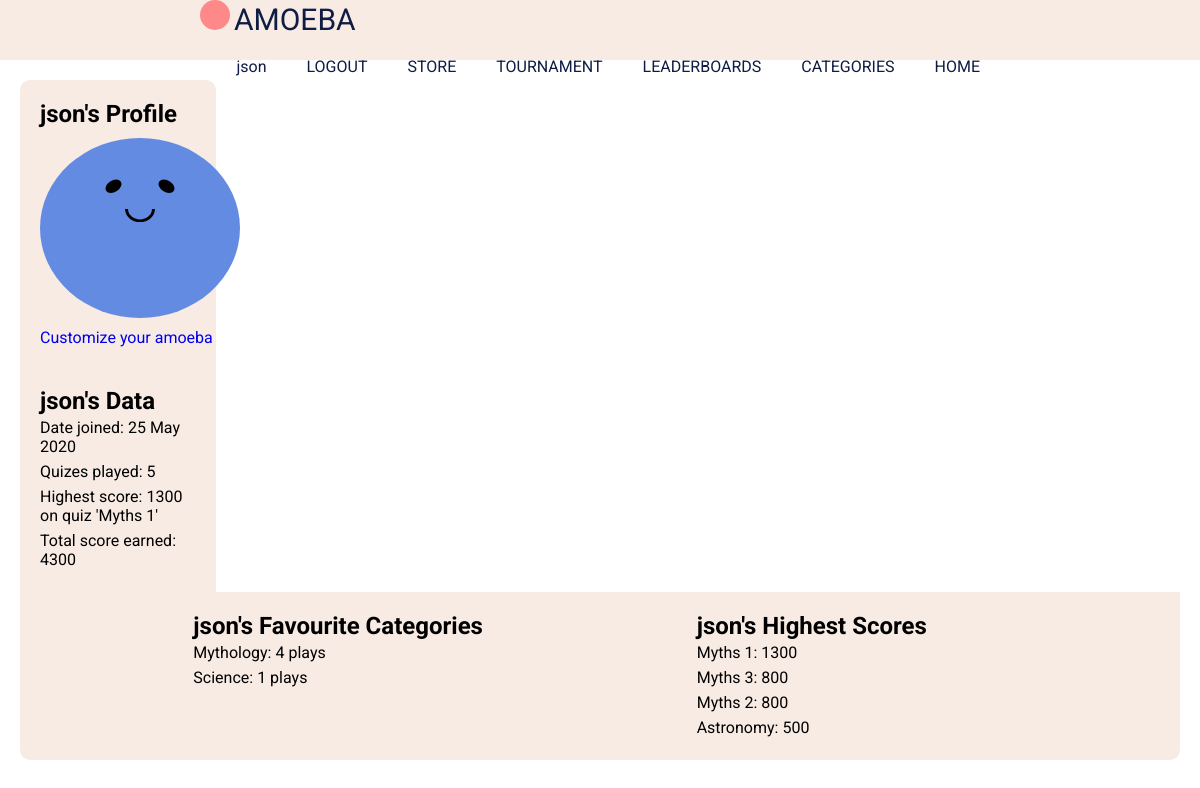
/user/json (signed in), run on the app's committed database.
### app/models.py (models this page shows, shortened)
class User(UserMixin, db.Model):
  id = db.Column(db.Integer, primary_key=True)
  username = db.Column(db.String(20), unique=True, index=True, nullable=False)
  email = db.Column(db.String(120), unique=True, index=True, nullable=False)
  password_hash = db.Column(db.String(128))
  posted_quizes = db.relationship('Quiz', backref = 'postedby', lazy = 'dynamic')
  attempts = db.relationship('Attempt', backref = 'user', lazy = 'dynamic')
  is_admin = db.Column(db.Boolean, default=False, nullable=False)
  date_joined = db.Column(db.DateTime, index=True, default=datetime.utcnow)

class Quiz(db.Model):
  id = db.Column(db.Integer, primary_key=True)
  category = db.Column(db.String(32), index=True)
  quizname = db.Column(db.String(32), index=True, unique=True)
  filename = db.Column(db.String(32),unique=True)
  date_added = db.Column(db.DateTime, index=True, default=datetime.utcnow)
  user_id = db.Column(db.Integer, db.ForeignKey('user.id'))
  attempts = db.relationship('Attempt', backref = 'quiz', lazy = 'dynamic')

### app/routes.py (the view)
@app.route('/user/<username>')
@login_required
def profile(username):
  user = User.query.filter_by(username=username).first_or_404()
  joindate = user.date_joined.strftime("%d %b %Y")
  favcats = []
  favcatsplays = []
  hiquizzes = []
  hiscores = []
  totalattempts = 0
  totalscore = 0
  madeattempt = Attempt.query.filter_by(user_id = user.id).first() is not None
  datadic = {}
  if madeattempt:
    categoryranking = db.session.query(Attempt, Quiz, func.count(Quiz.category)).filter(Attempt.quiz_id==Quiz.id, Attempt.user_id==user.id).group_by(Quiz.category).order_by(func.count(Quiz.category).desc()).limit(4).all()
    for i in range(0, len(categoryranking)):
      favcats.append(categoryranking[i][1].category)
      favcatsplays.append(categoryranking[i][2])
    scoreranking = db.session.query(Attempt, Quiz, func.max(Attempt.score)).filter(Attempt.quiz_id==Quiz.id, Attempt.user_id==user.id).group_by(Quiz.id).order_by(func.max(Attempt.score).desc()).limit(4).all()
    for i in range(0, len(scoreranking)):
      hiquizzes.append(scoreranking[i][1].quizname)
      hiscores.append(scoreranking[i][2])
    allplays = db.session.query(func.count(Attempt.user_id)).filter_by(user_id=user.id).first()
    totalattempts = allplays[0]
    allscores = db.session.query(func.sum(Attempt.score)).filter_by(user_id=user.id).first()
    totalscore = allscores[0]
  datadic["joindate"]=joindate
  datadic["favcats"]=favcats
  datadic["favcatlen"]=len(favcats)
  datadic["favcatsplays"]=favcatsplays
  datadic["hiquizzes"]=hiquizzes
  datadic["hiquizlen"]=len(hiquizzes)
  datadic["hiscores"]=hiscores
  datadic["totalattempts"]=totalattempts
  datadic["totalscore"]=totalscore
  datadic["madeattempt"]=madeattempt
  return render_template("profile.html", user=user, datadic=datadic)

### app/models.py (called while the page is built)
@login.user_loader
def load_user(id): #retrieve the user object representing the current user from the database
  return User.query.get(int(id)) #flask-login uses string for ids. database uses integers for id

### app/templates/profile.html (shortened to what this page needs)
{% extends "template.html" %}
{% block head %}
<link rel="stylesheet" href="{{ url_for('static', filename='styles/amoeba.css')}}">
{% endblock %}
{%block content%}
<div class="contentflex1">
  <div class="userflex">
    <h2> {{ user.username }}'s Profile</h2>
    <div id="amoeba_box">
      <div class="amoeba_box_child">
        <div class="amoeba_ball" id="amoeba1">
          <div class="amoeba_eye eye_left"></div>
          <div class="amoeba_eye eye_right"></div>
          <div class="amoeba_smile"></div>
        </div>
      </div>
    </div>
    {% if user==current_user %}
      <a href="{{ url_for('customamoeba') }}">Customize your amoeba</a>
    {% endif %}
  </div>
  <div class="listflex">
    <h2>{{ user.username }}'s Data</h2>
    <ul>
      <li>Date joined: {{ datadic["joindate"] }}</li>
      {% if datadic["madeattempt"] %}
      <li>Quizes played: {{ datadic["totalattempts"] }}</li>
      <li>Highest score: {{ datadic["hiscores"][0] }} on quiz '{{ datadic["hiquizzes"][0] }}'</li>
      <li>Total score earned: {{ datadic["totalscore"] }}</li>
      {% else %}
      <li> </li>
      <li>This user has not played any quizes yet</li>
      {% endif %}
    </ul>
  </div>
</div>
<div class="contentflex2">
  <div class="listflex">
    <h2>{{ user.username }}'s Favourite Categories</h2>
    <ul>
      {% if datadic["madeattempt"] %}
        {% for i in range(0, datadic["favcatlen"]) %}
          <li>{{ datadic["favcats"][i] }}: {{ datadic["favcatsplays"][i] }} plays</li>
        {% endfor %}
      {% else %}
        <li> </li>
        <li>There is no data to show</li>
      {% endif %}
    </ul>
  </div>
  <div class="listflex">
    <h2>{{ user.username }}'s Highest Scores</h2>
    <ul>
      {% if datadic["madeattempt"] %}
        {% for i in range(0, datadic["hiquizlen"]) %}
          <li>{{ datadic["hiquizzes"][i] }}: {{ datadic["hiscores"][i] }}</li>
        {% endfor %}
      {% else %}
        <li> </li>
        <li>There is no data to show</li>
      {% endif %}
    </ul>
  </div>
</div>
{% endblock %}

### app/templates/template.html (shortened to what this page needs)
<html lang="en">
  <head>
    <link
      rel="stylesheet"
      type="text/css"
      href="{{ url_for('static', filename =
    'styles/content.css')}}"
    />
    {%block head%}{% endblock %}
  </head>
  <body>
    <header>
      <div class="header-content">
        <div class="logo">
          <div id="amoeba-logo"></div>
          <span id="logo-text">AMOEBA</span>
        </div>
        <u1 class="navigation">
          <a href="{{ url_for('index') }}">HOME</a>
          <a href="{{ url_for('categories') }}">CATEGORIES</a>
          <a>LEADERBOARDS</a>
          <a>TOURNAMENT</a>
          <a>STORE</a>
          {% if current_user.is_authenticated %}
          <a href="{{ url_for('logout') }}">LOGOUT</a>
          <a href="{{ url_for('profile', username=current_user.username) }}">{{ current_user.username }}</a>
          {% else %}
          <a href="{{ url_for('signup_login') }}">LOGIN/SIGNUP</a>
          {% endif %}
        </u1>
      </div>
    </header>
    {% block content %}{% endblock %}
  </body>
</html>

### app/static/styles/content.css (style rules this page uses)
* { padding: 0; margin: 0; list-style: none; text-decoration: none; font-family: 'roboto', sans-serif; box-sizing: border-box; }
body { background-color: white; }
header { width: 100%; height: 60px; display: block; background-color: #f7ebe4; }
.header-content { height: inherit; margin-left: 200px; margin-right: 200px; }
.logo { float: left; display: inline-block; color: #0f1c43; margin-top }
#amoeba-logo { background-color: #ff8989; border-radius: 50%; width: 30px; height: 30px; display: inline-block; }
#logo-text { font-size: 30px; }
.navigation { float: right; }
.navigation a { height: 100%; float: right; padding: 20px 20px; list-style: none; color: #0f1c43; }

### app/static/styles/amoeba.css (style rules this page uses)
.amoeba_ball { height: 200px; width: 200px; background-color: #638be2; border-radius: 50%; transform: scale(1, 0.9); position: relative; margin: 0 auto 0; animation: bounce 1s ease-in infinite; }
.amoeba_eye { height: 15px; width: 15px; background-color: black; border-radius: 50%; transform: translate(-50%, -50%); position: absolute; top: 23%; z-index: 2; }
.eye_left { left: 33%; transform: skewX(-20deg); z-index: 2; }
.eye_right { right: 33%; transform: skewX(20deg); z-index: 2; }
.amoeba_smile { height: 15px; width: 30px; border-bottom-left-radius: 15px; border-bottom-right-radius: 15px; border: 3px solid black; border-top: 0; transform: translate(-50%, -50%); position: absolute; left: 50%; top: 43%; z-index: 2; }

### app/templates/profile.html (style rules this page uses)
.contentflex1 { display: flex; background-color: #f7ebe4; border-top-left-radius: 10px; border-top-right-radius: 10px; margin: 20px 20px 0 20px; justify-content: space-evenly; flex-wrap: wrap; }
.contentflex2 { display: flex; background-color: #f7ebe4; border-bottom-left-radius: 10px; border-bottom-right-radius: 10px; margin: 0px 20px 20px 20px; justify-content: space-evenly; flex-wrap: wrap; }
.userflex { display: flex; flex-direction: column; padding:20px; width: 350px; }
.listflex { display: flex; flex-direction: column; padding:20px; width: 350px; }
.listflex ul { list-style-type: none; }
.listflex li { padding: 3px 0px; }

### data on the page
User: username "json"
Quiz: quizname "Myths 1", quizname "Myths 1"
Quiz: category "Mythology", quizname "Myths 2"
Quiz: category "Science", quizname "Astronomy"
Quiz: quizname "Myths 3"

### other printed values
{{ datadic["joindate"] }} "25 May 2020"
{{ datadic["totalattempts"] }} "5"
{{ datadic["hiscores"][0] }} "1300"
{{ datadic["totalscore"] }} "4300"
{{ datadic["favcatsplays"][i] }} "4" "1"
{{ datadic["hiscores"][i] }} "1300" "800" "800" "500"
